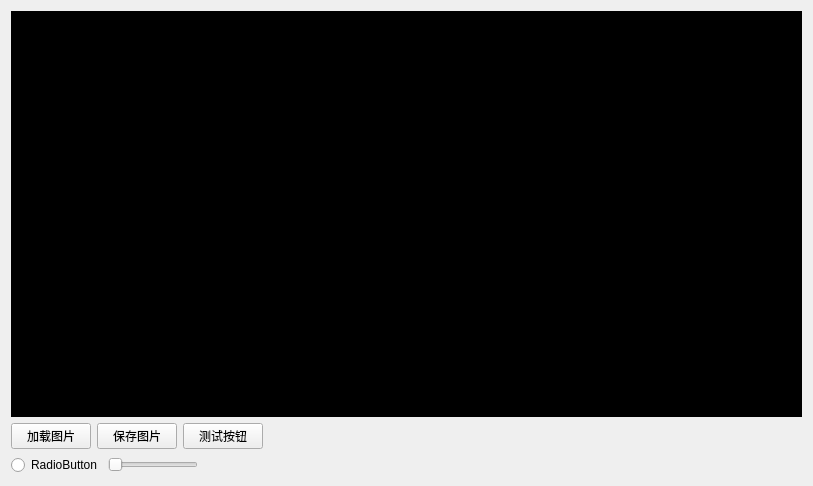
<?xml version="1.0" encoding="UTF-8"?>
<ui version="4.0">
 <class>MainForm</class>
 <widget class="QWidget" name="MainForm">
  <property name="geometry">
   <rect>
    <x>0</x>
    <y>0</y>
    <width>813</width>
    <height>486</height>
   </rect>
  </property>
  <property name="windowTitle">
   <string>图片编辑器</string>
  </property>
  <layout class="QGridLayout" name="gridLayout">
   <item row="1" column="0">
    <layout class="QHBoxLayout" name="horizontalLayout">
     <item>
      <widget class="QPushButton" name="LoadPicButton">
       <property name="text">
        <string>加载图片</string>
       </property>
      </widget>
     </item>
     <item>
      <widget class="QPushButton" name="SavePicButton">
       <property name="text">
        <string>保存图片</string>
       </property>
      </widget>
     </item>
     <item>
      <widget class="QPushButton" name="pushButton">
       <property name="text">
        <string>测试按钮</string>
       </property>
      </widget>
     </item>
     <item>
      <spacer name="horizontalSpacer">
       <property name="orientation">
        <enum>Qt::Horizontal</enum>
       </property>
       <property name="sizeHint" stdset="0">
        <size>
         <width>40</width>
         <height>20</height>
        </size>
       </property>
      </spacer>
     </item>
    </layout>
   </item>
   <item row="2" column="0">
    <layout class="QHBoxLayout" name="horizontalLayout_2" stretch="0,0,0">
     <property name="sizeConstraint">
      <enum>QLayout::SetFixedSize</enum>
     </property>
     <item>
      <widget class="QRadioButton" name="radioButton">
       <property name="text">
        <string>RadioButton</string>
       </property>
      </widget>
     </item>
     <item>
      <widget class="QSlider" name="horizontalSlider">
       <property name="minimumSize">
        <size>
         <width>90</width>
         <height>0</height>
        </size>
       </property>
       <property name="maximumSize">
        <size>
         <width>90</width>
         <height>16777215</height>
        </size>
       </property>
       <property name="orientation">
        <enum>Qt::Horizontal</enum>
       </property>
      </widget>
     </item>
     <item>
      <spacer name="horizontalSpacer_2">
       <property name="orientation">
        <enum>Qt::Horizontal</enum>
       </property>
       <property name="sizeHint" stdset="0">
        <size>
         <width>80</width>
         <height>20</height>
        </size>
       </property>
      </spacer>
     </item>
    </layout>
   </item>
   <item row="0" column="0">
    <widget class="QWidget" name="widget" native="true">
     <property name="minimumSize">
      <size>
       <width>640</width>
       <height>360</height>
      </size>
     </property>
     <property name="styleSheet">
      <string notr="true">background-color: rgb(0, 0, 0);</string>
     </property>
    </widget>
   </item>
  </layout>
 </widget>
 <resources/>
 <connections/>
</ui>
